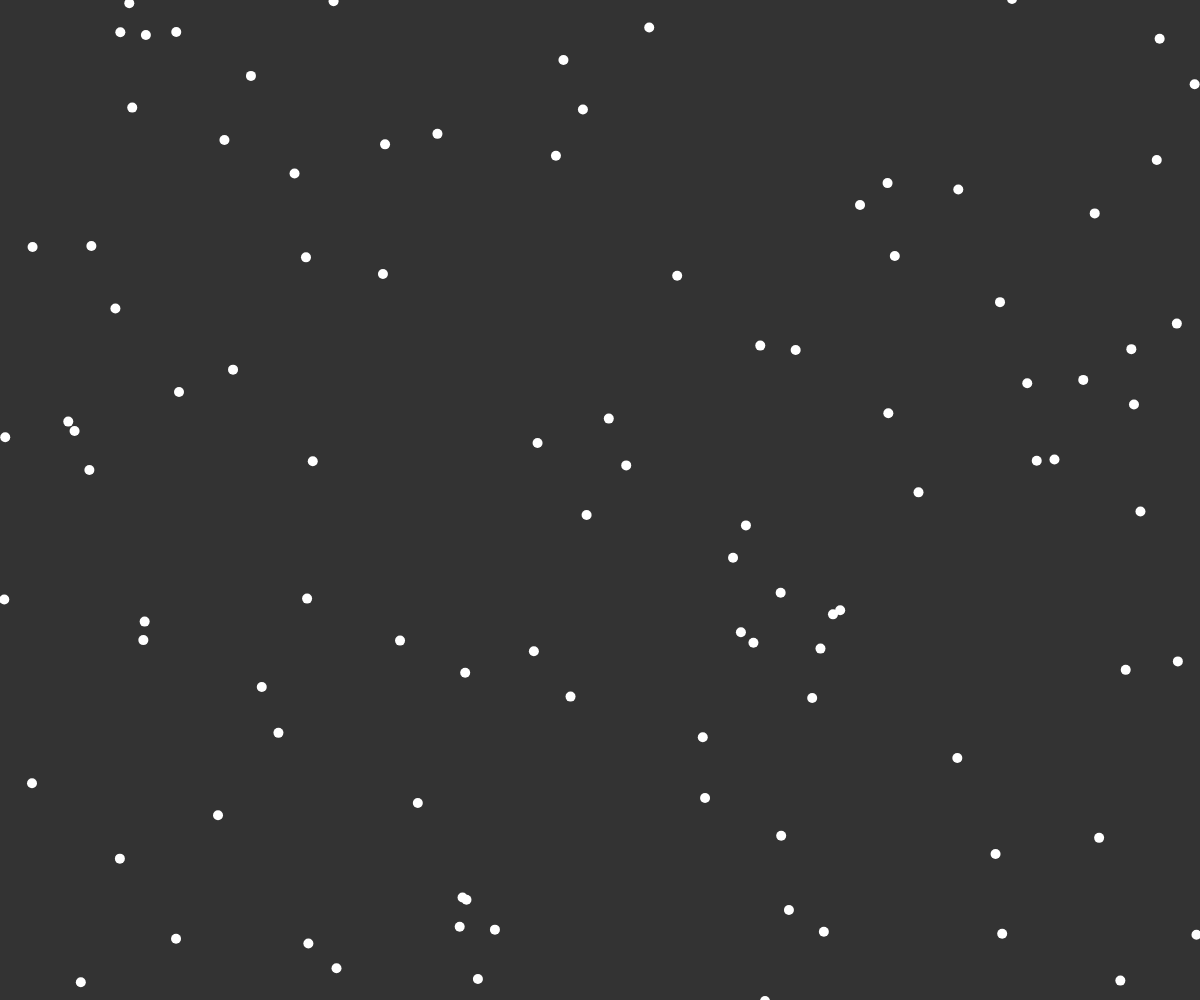
Frame 1 (no input)
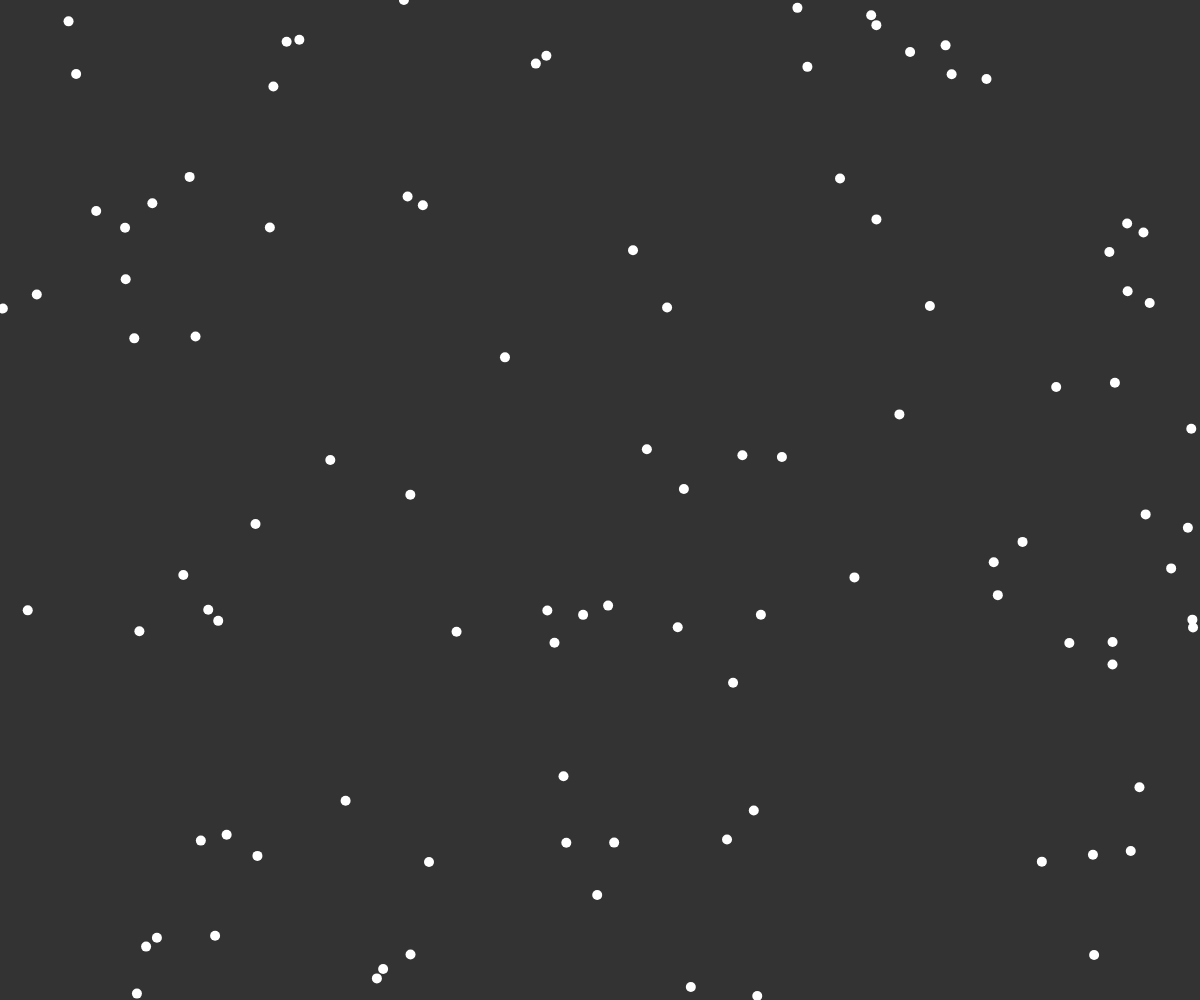
Frame 60 (no input)
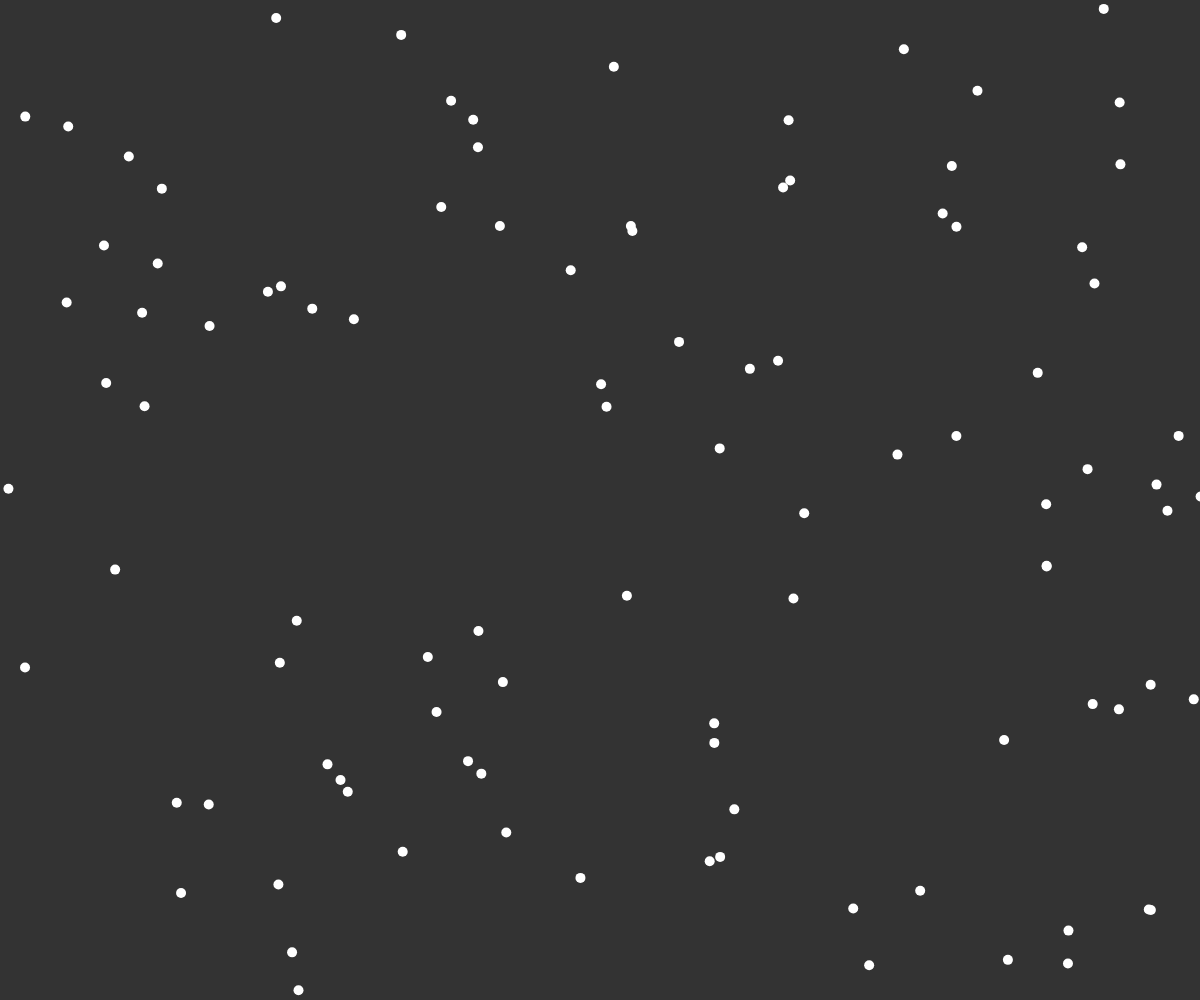
Frame 120 (the mouse pressed at the canvas centre since frame 60)

The p5.js sketch that drew these frames (run headless with seeded random() and noise() and a simulated clock; from frame 60 on, the mouse is pressed at the canvas centre):

// p5.js sketch
// ── sketch.js
const flock = [];

function setup() {
  createCanvas(windowWidth, windowHeight);
  // put setup code here
  for (let i = 0; i < 100; i++) {
    flock.push(new Boid());
  }
}

function draw() {
  // put drawing code here
  background(51);

  for (let boid of flock) {
    boid.edges();
    boid.flock(flock);
    boid.update();
    boid.show();
  }
}

// ── boid.js
class Boid {
  constructor() {
    this.position = createVector(random(width), random(height));
    this.velocity = p5.Vector.random2D();
    this.velocity.setMag(random(2, 4));
    this.acceleration = createVector();
    this.maxForce = 0.02;
    this.maxSpeed = 4;
    this.perception = 50;
  }

  edges() {
    if (this.position.x > width) {
      this.position.x = 0;
    } else if (this.position.x < 0) {
      this.position.x = width;
    }
    if (this.position.y > height) {
      this.position.y = 0;
    } else if (this.position.y < 0) {
      this.position.y = height;
    }
  }

  align(boids) {
    let steering = createVector();
    let total = 0;
    for (let other of boids) {
      let d = dist(
        this.position.x,
        this.position.y,
        other.position.x,
        other.position.y
      );
      if (other != this && d < this.perception) {
        steering.add(other.velocity);
        total++;
      }
    }
    if (total > 0) {
      steering.div(total);
      steering.setMag(this.maxSpeed);
      steering.sub(this.velocity);
      steering.limit(this.maxForce);
    }
    return steering;
  }

  cohesion(boids) {
    let steering = createVector();
    let total = 0;
    for (let other of boids) {
      let d = dist(
        this.position.x,
        this.position.y,
        other.position.x,
        other.position.y
      );
      if (other != this && d < this.perception) {
        steering.add(other.position);
        total++;
      }
    }
    if (total > 0) {
      steering.div(total);
      steering.sub(this.position);
      steering.setMag(this.maxSpeed);
      steering.sub(this.velocity);
      steering.limit(this.maxForce);
    }
    return steering;
  }

  flock(boids) {
    this.acceleration.mult(0);
    let alignment = this.align(boids);
    let cohesion = this.cohesion(boids);
    this.acceleration.add(alignment);
    this.acceleration.add(cohesion);
  }

  update() {
    this.position.add(this.velocity);
    this.velocity.add(this.acceleration);
    this.velocity.limit(this.maxSpeed);
  }

  show() {
    strokeWeight(10);
    stroke(255);
    point(this.position.x, this.position.y);
  }
}
